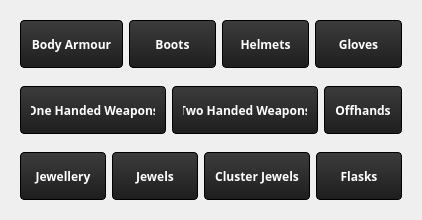
<?xml version="1.0" encoding="UTF-8"?>
<ui version="4.0">
 <class>wizard_base_groups_page</class>
 <widget class="QWizardPage" name="wizard_base_groups_page">
  <property name="geometry">
   <rect>
    <x>0</x>
    <y>0</y>
    <width>418</width>
    <height>216</height>
   </rect>
  </property>
  <property name="windowTitle">
   <string>WizardPage</string>
  </property>
  <layout class="QVBoxLayout" name="verticalLayout">
   <item>
    <widget class="QWidget" name="base_group_btns_container" native="true">
     <property name="minimumSize">
      <size>
       <width>400</width>
       <height>0</height>
      </size>
     </property>
     <property name="styleSheet">
      <string notr="true">QWidget {
border-image: none;
}
QPushButton {
                border: 1px solid #000;
                  border-top-width: 1px;
                   border-right-width: 1px;
                   border-bottom-width: 1px;
                   border-left-width: 1px;
                   border-top-style: solid;
                 border-right-style: solid;
                  border-bottom-style: solid;
                   border-left-style: solid;
                   border-top-color: rgb(0, 0, 0);
                  border-right-color: rgb(0, 0, 0);
                   border-bottom-color: rgb(0, 0, 0);
                   border-left-color: rgb(0, 0, 0);
                  border-image-source: initial;
                  border-image-slice: initial;
                  border-image-width: initial;
                  border-image-outset: initial;
                border-image-repeat: initial;
                border-radius: 4px;
                background-color: qlineargradient(x1: 0, y1: 1, x2: 0, y2: 0, stop: 0 #1e1e1e, stop: 1 #3c3c3c);
                border-image: none;
              color: #FFF;
               text-shadow: 1px 1px #000;
               box-shadow: inset 0 1px 1px #666, 0 1px 2px rgba(0,0,0,0.31);
                font-family: Open Sans;
                font-size: 12px;
               font-weight: bold;
               height: 36px;
                line-height: 36px;
                text-align: center;
				margin: 0px;
           }
            QPushButton::hover {
                background-color: qlineargradient(x1: 0, y1: 0, x2: 0 y2: 1,
                                                 stop: 0 #2d2d2d, stop: 1 #4b4b4b);
           }
            QPushButton::pressed {
                background-color: qlineargradient(x1: 0, y1: 0, x2: 0, y2: 1,
                                                  stop: 0 #4b4b4b, stop: 1 #2d2d2d);
            }
			QPushButton::checked {
				background-color: qlineargradient(x1: 0, y1: 0, x2: 0 y2: 1,
                                                 stop: 0 #2d2d2d, stop: 1 #4b4b4b);
				border: 5px inset #FFF;
				box-shadow: none;
			}
            QPushButton::flat {
                border: none;
}</string>
     </property>
     <layout class="QVBoxLayout" name="verticalLayout_5">
      <property name="spacing">
       <number>0</number>
      </property>
      <property name="leftMargin">
       <number>0</number>
      </property>
      <property name="topMargin">
       <number>0</number>
      </property>
      <property name="rightMargin">
       <number>0</number>
      </property>
      <property name="bottomMargin">
       <number>0</number>
      </property>
      <item>
       <widget class="QWidget" name="base_group_btns_row1" native="true">
        <layout class="QHBoxLayout" name="horizontalLayout_3">
         <item>
          <widget class="QPushButton" name="body_armour_btn">
           <property name="sizePolicy">
            <sizepolicy hsizetype="Preferred" vsizetype="Preferred">
             <horstretch>0</horstretch>
             <verstretch>0</verstretch>
            </sizepolicy>
           </property>
           <property name="styleSheet">
            <string notr="true">QPushButton {
                border: 1px solid #000;
                border-radius: 4px;
                background-color: qlineargradient(x1: 0, y1: 1, x2: 0, y2: 0, stop: 0 #1e1e1e, stop: 1 #3c3c3c);
                border-image: none;
              color: #FFF;
               box-shadow: inset 0 1px 1px #666, 0 1px 2px rgba(0,0,0,0.31);
                font-family: Open Sans;
                font-size: 12px;
               font-weight: bold;
               height: 36px;
                line-height: 36px;
                text-align: center;
				margin: 0px;
				padding: 5px 10px;
				cursor: pointer;
				text-shadow: 1px 1px #000;
				vertical-align: top;
           }
            QPushButton::hover {         
	background-color: qlineargradient(x1:0, y1:0, x2:0, y2:1, stop:0 rgba(30, 30, 30, 1), stop:1 rgba(75, 75, 75, 1));
           }
            QPushButton::pressed {
                
	background-color: qlineargradient(x1:0, y1:0, x2:0, y2:1, stop:0 rgba(221, 204, 153, 1), stop:1 rgba(255, 238, 187, 255));
            }
			QPushButton::checked {
				background-color: qlineargradient(x1:0, y1:0, x2:0, y2:1, stop:0 rgba(221, 204, 153, 1), stop:1 rgba(255, 238, 187, 255));
				color: #332211;
text-shadow: 1px 1px #FFF;
box-shadow: inset 0 1px 1px #BBB, 0 1px 2px rgba(0,0,0,0.31);
font-weight: bold;
			}
            QPushButton::flat {
                border: none;
}</string>
           </property>
           <property name="text">
            <string>Body Armour</string>
           </property>
           <property name="checkable">
            <bool>true</bool>
           </property>
          </widget>
         </item>
         <item>
          <widget class="QPushButton" name="boots_btn">
           <property name="sizePolicy">
            <sizepolicy hsizetype="Preferred" vsizetype="Preferred">
             <horstretch>0</horstretch>
             <verstretch>0</verstretch>
            </sizepolicy>
           </property>
           <property name="styleSheet">
            <string notr="true">QPushButton {
                border: 1px solid #000;
                border-radius: 4px;
                background-color: qlineargradient(x1: 0, y1: 1, x2: 0, y2: 0, stop: 0 #1e1e1e, stop: 1 #3c3c3c);
                border-image: none;
              color: #FFF;
               box-shadow: inset 0 1px 1px #666, 0 1px 2px rgba(0,0,0,0.31);
                font-family: Open Sans;
                font-size: 12px;
               font-weight: bold;
               height: 36px;
                line-height: 36px;
                text-align: center;
				margin: 0px;
				padding: 5px 10px;
				cursor: pointer;
				text-shadow: 1px 1px #000;
				vertical-align: top;
           }
            QPushButton::hover {         
	background-color: qlineargradient(x1:0, y1:0, x2:0, y2:1, stop:0 rgba(30, 30, 30, 1), stop:1 rgba(75, 75, 75, 1));
           }
            QPushButton::pressed {
                
	background-color: qlineargradient(x1:0, y1:0, x2:0, y2:1, stop:0 rgba(221, 204, 153, 1), stop:1 rgba(255, 238, 187, 255));
            }
			QPushButton::checked {
				background-color: qlineargradient(x1:0, y1:0, x2:0, y2:1, stop:0 rgba(221, 204, 153, 1), stop:1 rgba(255, 238, 187, 255));
				color: #332211;
text-shadow: 1px 1px #FFF;
box-shadow: inset 0 1px 1px #BBB, 0 1px 2px rgba(0,0,0,0.31);
font-weight: bold;
			}
            QPushButton::flat {
                border: none;
}</string>
           </property>
           <property name="text">
            <string>Boots</string>
           </property>
           <property name="checkable">
            <bool>true</bool>
           </property>
          </widget>
         </item>
         <item>
          <widget class="QPushButton" name="helmets_btn">
           <property name="sizePolicy">
            <sizepolicy hsizetype="Preferred" vsizetype="Preferred">
             <horstretch>0</horstretch>
             <verstretch>0</verstretch>
            </sizepolicy>
           </property>
           <property name="styleSheet">
            <string notr="true">QPushButton {
                border: 1px solid #000;
                border-radius: 4px;
                background-color: qlineargradient(x1: 0, y1: 1, x2: 0, y2: 0, stop: 0 #1e1e1e, stop: 1 #3c3c3c);
                border-image: none;
              color: #FFF;
               box-shadow: inset 0 1px 1px #666, 0 1px 2px rgba(0,0,0,0.31);
                font-family: Open Sans;
                font-size: 12px;
               font-weight: bold;
               height: 36px;
                line-height: 36px;
                text-align: center;
				margin: 0px;
				padding: 5px 10px;
				cursor: pointer;
				text-shadow: 1px 1px #000;
				vertical-align: top;
           }
            QPushButton::hover {         
	background-color: qlineargradient(x1:0, y1:0, x2:0, y2:1, stop:0 rgba(30, 30, 30, 1), stop:1 rgba(75, 75, 75, 1));
           }
            QPushButton::pressed {
                
	background-color: qlineargradient(x1:0, y1:0, x2:0, y2:1, stop:0 rgba(221, 204, 153, 1), stop:1 rgba(255, 238, 187, 255));
            }
			QPushButton::checked {
				background-color: qlineargradient(x1:0, y1:0, x2:0, y2:1, stop:0 rgba(221, 204, 153, 1), stop:1 rgba(255, 238, 187, 255));
				color: #332211;
text-shadow: 1px 1px #FFF;
box-shadow: inset 0 1px 1px #BBB, 0 1px 2px rgba(0,0,0,0.31);
font-weight: bold;
			}
            QPushButton::flat {
                border: none;
}</string>
           </property>
           <property name="text">
            <string>Helmets</string>
           </property>
           <property name="checkable">
            <bool>true</bool>
           </property>
          </widget>
         </item>
         <item>
          <widget class="QPushButton" name="gloves_btn">
           <property name="sizePolicy">
            <sizepolicy hsizetype="Preferred" vsizetype="Preferred">
             <horstretch>0</horstretch>
             <verstretch>0</verstretch>
            </sizepolicy>
           </property>
           <property name="styleSheet">
            <string notr="true">QPushButton {
                border: 1px solid #000;
                border-radius: 4px;
                background-color: qlineargradient(x1: 0, y1: 1, x2: 0, y2: 0, stop: 0 #1e1e1e, stop: 1 #3c3c3c);
                border-image: none;
              color: #FFF;
               box-shadow: inset 0 1px 1px #666, 0 1px 2px rgba(0,0,0,0.31);
                font-family: Open Sans;
                font-size: 12px;
               font-weight: bold;
               height: 36px;
                line-height: 36px;
                text-align: center;
				margin: 0px;
				padding: 5px 10px;
				cursor: pointer;
				text-shadow: 1px 1px #000;
				vertical-align: top;
           }
            QPushButton::hover {         
	background-color: qlineargradient(x1:0, y1:0, x2:0, y2:1, stop:0 rgba(30, 30, 30, 1), stop:1 rgba(75, 75, 75, 1));
           }
            QPushButton::pressed {
                
	background-color: qlineargradient(x1:0, y1:0, x2:0, y2:1, stop:0 rgba(221, 204, 153, 1), stop:1 rgba(255, 238, 187, 255));
            }
			QPushButton::checked {
				background-color: qlineargradient(x1:0, y1:0, x2:0, y2:1, stop:0 rgba(221, 204, 153, 1), stop:1 rgba(255, 238, 187, 255));
				color: #332211;
text-shadow: 1px 1px #FFF;
box-shadow: inset 0 1px 1px #BBB, 0 1px 2px rgba(0,0,0,0.31);
font-weight: bold;
			}
            QPushButton::flat {
                border: none;
}</string>
           </property>
           <property name="text">
            <string>Gloves</string>
           </property>
           <property name="checkable">
            <bool>true</bool>
           </property>
          </widget>
         </item>
        </layout>
       </widget>
      </item>
      <item alignment="Qt::AlignHCenter">
       <widget class="QWidget" name="base_group_btns_row2" native="true">
        <property name="sizePolicy">
         <sizepolicy hsizetype="Preferred" vsizetype="Preferred">
          <horstretch>0</horstretch>
          <verstretch>0</verstretch>
         </sizepolicy>
        </property>
        <layout class="QHBoxLayout" name="horizontalLayout_4">
         <item>
          <widget class="QPushButton" name="one_handed_weapons_btn">
           <property name="sizePolicy">
            <sizepolicy hsizetype="Preferred" vsizetype="Preferred">
             <horstretch>0</horstretch>
             <verstretch>0</verstretch>
            </sizepolicy>
           </property>
           <property name="styleSheet">
            <string notr="true">QPushButton {
                border: 1px solid #000;
                border-radius: 4px;
                background-color: qlineargradient(x1: 0, y1: 1, x2: 0, y2: 0, stop: 0 #1e1e1e, stop: 1 #3c3c3c);
                border-image: none;
              color: #FFF;
               box-shadow: inset 0 1px 1px #666, 0 1px 2px rgba(0,0,0,0.31);
                font-family: Open Sans;
                font-size: 12px;
               font-weight: bold;
               height: 36px;
                line-height: 36px;
                text-align: center;
				margin: 0px;
				padding: 5px 10px;
				cursor: pointer;
				text-shadow: 1px 1px #000;
				vertical-align: top;
           }
            QPushButton::hover {         
	background-color: qlineargradient(x1:0, y1:0, x2:0, y2:1, stop:0 rgba(30, 30, 30, 1), stop:1 rgba(75, 75, 75, 1));
           }
            QPushButton::pressed {
                
	background-color: qlineargradient(x1:0, y1:0, x2:0, y2:1, stop:0 rgba(221, 204, 153, 1), stop:1 rgba(255, 238, 187, 255));
            }
			QPushButton::checked {
				background-color: qlineargradient(x1:0, y1:0, x2:0, y2:1, stop:0 rgba(221, 204, 153, 1), stop:1 rgba(255, 238, 187, 255));
				color: #332211;
text-shadow: 1px 1px #FFF;
box-shadow: inset 0 1px 1px #BBB, 0 1px 2px rgba(0,0,0,0.31);
font-weight: bold;
			}
            QPushButton::flat {
                border: none;
}</string>
           </property>
           <property name="text">
            <string>One Handed Weapons</string>
           </property>
           <property name="checkable">
            <bool>true</bool>
           </property>
          </widget>
         </item>
         <item>
          <widget class="QPushButton" name="two_handed_weapons_btn">
           <property name="sizePolicy">
            <sizepolicy hsizetype="Minimum" vsizetype="Preferred">
             <horstretch>0</horstretch>
             <verstretch>0</verstretch>
            </sizepolicy>
           </property>
           <property name="styleSheet">
            <string notr="true">QPushButton {
                border: 1px solid #000;
                border-radius: 4px;
                background-color: qlineargradient(x1: 0, y1: 1, x2: 0, y2: 0, stop: 0 #1e1e1e, stop: 1 #3c3c3c);
                border-image: none;
              color: #FFF;
               box-shadow: inset 0 1px 1px #666, 0 1px 2px rgba(0,0,0,0.31);
                font-family: Open Sans;
                font-size: 12px;
               font-weight: bold;
               height: 36px;
                line-height: 36px;
                text-align: center;
				margin: 0px;
				padding: 5px 10px;
				cursor: pointer;
				text-shadow: 1px 1px #000;
				vertical-align: top;
           }
            QPushButton::hover {         
	background-color: qlineargradient(x1:0, y1:0, x2:0, y2:1, stop:0 rgba(30, 30, 30, 1), stop:1 rgba(75, 75, 75, 1));
           }
            QPushButton::pressed {
                
	background-color: qlineargradient(x1:0, y1:0, x2:0, y2:1, stop:0 rgba(221, 204, 153, 1), stop:1 rgba(255, 238, 187, 255));
            }
			QPushButton::checked {
				background-color: qlineargradient(x1:0, y1:0, x2:0, y2:1, stop:0 rgba(221, 204, 153, 1), stop:1 rgba(255, 238, 187, 255));
				color: #332211;
text-shadow: 1px 1px #FFF;
box-shadow: inset 0 1px 1px #BBB, 0 1px 2px rgba(0,0,0,0.31);
font-weight: bold;
			}
            QPushButton::flat {
                border: none;
}</string>
           </property>
           <property name="text">
            <string>Two Handed Weapons</string>
           </property>
           <property name="checkable">
            <bool>true</bool>
           </property>
          </widget>
         </item>
         <item>
          <widget class="QPushButton" name="offhands_btn">
           <property name="sizePolicy">
            <sizepolicy hsizetype="Minimum" vsizetype="Preferred">
             <horstretch>0</horstretch>
             <verstretch>0</verstretch>
            </sizepolicy>
           </property>
           <property name="styleSheet">
            <string notr="true">QPushButton {
                border: 1px solid #000;
                border-radius: 4px;
                background-color: qlineargradient(x1: 0, y1: 1, x2: 0, y2: 0, stop: 0 #1e1e1e, stop: 1 #3c3c3c);
                border-image: none;
              color: #FFF;
               box-shadow: inset 0 1px 1px #666, 0 1px 2px rgba(0,0,0,0.31);
                font-family: Open Sans;
                font-size: 12px;
               font-weight: bold;
               height: 36px;
                line-height: 36px;
                text-align: center;
				margin: 0px;
				padding: 5px 10px;
				cursor: pointer;
				text-shadow: 1px 1px #000;
				vertical-align: top;
           }
            QPushButton::hover {         
	background-color: qlineargradient(x1:0, y1:0, x2:0, y2:1, stop:0 rgba(30, 30, 30, 1), stop:1 rgba(75, 75, 75, 1));
           }
            QPushButton::pressed {
                
	background-color: qlineargradient(x1:0, y1:0, x2:0, y2:1, stop:0 rgba(221, 204, 153, 1), stop:1 rgba(255, 238, 187, 255));
            }
			QPushButton::checked {
				background-color: qlineargradient(x1:0, y1:0, x2:0, y2:1, stop:0 rgba(221, 204, 153, 1), stop:1 rgba(255, 238, 187, 255));
				color: #332211;
text-shadow: 1px 1px #FFF;
box-shadow: inset 0 1px 1px #BBB, 0 1px 2px rgba(0,0,0,0.31);
font-weight: bold;
			}
            QPushButton::flat {
                border: none;
}</string>
           </property>
           <property name="text">
            <string>Offhands</string>
           </property>
           <property name="checkable">
            <bool>true</bool>
           </property>
          </widget>
         </item>
        </layout>
       </widget>
      </item>
      <item>
       <widget class="QWidget" name="base_group_btns_row3" native="true">
        <property name="sizePolicy">
         <sizepolicy hsizetype="Preferred" vsizetype="Preferred">
          <horstretch>0</horstretch>
          <verstretch>0</verstretch>
         </sizepolicy>
        </property>
        <layout class="QHBoxLayout" name="horizontalLayout_2">
         <item>
          <widget class="QPushButton" name="jewellery_btn">
           <property name="sizePolicy">
            <sizepolicy hsizetype="Preferred" vsizetype="Preferred">
             <horstretch>0</horstretch>
             <verstretch>0</verstretch>
            </sizepolicy>
           </property>
           <property name="styleSheet">
            <string notr="true">QPushButton {
                border: 1px solid #000;
                border-radius: 4px;
                background-color: qlineargradient(x1: 0, y1: 1, x2: 0, y2: 0, stop: 0 #1e1e1e, stop: 1 #3c3c3c);
                border-image: none;
              color: #FFF;
               box-shadow: inset 0 1px 1px #666, 0 1px 2px rgba(0,0,0,0.31);
                font-family: Open Sans;
                font-size: 12px;
               font-weight: bold;
               height: 36px;
                line-height: 36px;
                text-align: center;
				margin: 0px;
				padding: 5px 10px;
				cursor: pointer;
				text-shadow: 1px 1px #000;
				vertical-align: top;
           }
            QPushButton::hover {         
	background-color: qlineargradient(x1:0, y1:0, x2:0, y2:1, stop:0 rgba(30, 30, 30, 1), stop:1 rgba(75, 75, 75, 1));
           }
            QPushButton::pressed {
                
	background-color: qlineargradient(x1:0, y1:0, x2:0, y2:1, stop:0 rgba(221, 204, 153, 1), stop:1 rgba(255, 238, 187, 255));
            }
			QPushButton::checked {
				background-color: qlineargradient(x1:0, y1:0, x2:0, y2:1, stop:0 rgba(221, 204, 153, 1), stop:1 rgba(255, 238, 187, 255));
				color: #332211;
text-shadow: 1px 1px #FFF;
box-shadow: inset 0 1px 1px #BBB, 0 1px 2px rgba(0,0,0,0.31);
font-weight: bold;
			}
            QPushButton::flat {
                border: none;
}</string>
           </property>
           <property name="text">
            <string>Jewellery</string>
           </property>
           <property name="checkable">
            <bool>true</bool>
           </property>
          </widget>
         </item>
         <item>
          <widget class="QPushButton" name="jewels_btn">
           <property name="sizePolicy">
            <sizepolicy hsizetype="Preferred" vsizetype="Preferred">
             <horstretch>0</horstretch>
             <verstretch>0</verstretch>
            </sizepolicy>
           </property>
           <property name="styleSheet">
            <string notr="true">QPushButton {
                border: 1px solid #000;
                border-radius: 4px;
                background-color: qlineargradient(x1: 0, y1: 1, x2: 0, y2: 0, stop: 0 #1e1e1e, stop: 1 #3c3c3c);
                border-image: none;
              color: #FFF;
               box-shadow: inset 0 1px 1px #666, 0 1px 2px rgba(0,0,0,0.31);
                font-family: Open Sans;
                font-size: 12px;
               font-weight: bold;
               height: 36px;
                line-height: 36px;
                text-align: center;
				margin: 0px;
				padding: 5px 10px;
				cursor: pointer;
				text-shadow: 1px 1px #000;
				vertical-align: top;
           }
            QPushButton::hover {         
	background-color: qlineargradient(x1:0, y1:0, x2:0, y2:1, stop:0 rgba(30, 30, 30, 1), stop:1 rgba(75, 75, 75, 1));
           }
            QPushButton::pressed {
                
	background-color: qlineargradient(x1:0, y1:0, x2:0, y2:1, stop:0 rgba(221, 204, 153, 1), stop:1 rgba(255, 238, 187, 255));
            }
			QPushButton::checked {
				background-color: qlineargradient(x1:0, y1:0, x2:0, y2:1, stop:0 rgba(221, 204, 153, 1), stop:1 rgba(255, 238, 187, 255));
				color: #332211;
text-shadow: 1px 1px #FFF;
box-shadow: inset 0 1px 1px #BBB, 0 1px 2px rgba(0,0,0,0.31);
font-weight: bold;
			}
            QPushButton::flat {
                border: none;
}</string>
           </property>
           <property name="text">
            <string>Jewels</string>
           </property>
           <property name="checkable">
            <bool>true</bool>
           </property>
           <property name="checked">
            <bool>false</bool>
           </property>
          </widget>
         </item>
         <item>
          <widget class="QPushButton" name="cluster_jewels_btn">
           <property name="sizePolicy">
            <sizepolicy hsizetype="Preferred" vsizetype="Preferred">
             <horstretch>0</horstretch>
             <verstretch>0</verstretch>
            </sizepolicy>
           </property>
           <property name="styleSheet">
            <string notr="true">QPushButton {
                border: 1px solid #000;
                border-radius: 4px;
                background-color: qlineargradient(x1: 0, y1: 1, x2: 0, y2: 0, stop: 0 #1e1e1e, stop: 1 #3c3c3c);
                border-image: none;
              color: #FFF;
               box-shadow: inset 0 1px 1px #666, 0 1px 2px rgba(0,0,0,0.31);
                font-family: Open Sans;
                font-size: 12px;
               font-weight: bold;
               height: 36px;
                line-height: 36px;
                text-align: center;
				margin: 0px;
				padding: 5px 10px;
				cursor: pointer;
				text-shadow: 1px 1px #000;
				vertical-align: top;
           }
            QPushButton::hover {         
	background-color: qlineargradient(x1:0, y1:0, x2:0, y2:1, stop:0 rgba(30, 30, 30, 1), stop:1 rgba(75, 75, 75, 1));
           }
            QPushButton::pressed {
                
	background-color: qlineargradient(x1:0, y1:0, x2:0, y2:1, stop:0 rgba(221, 204, 153, 1), stop:1 rgba(255, 238, 187, 255));
            }
			QPushButton::checked {
				background-color: qlineargradient(x1:0, y1:0, x2:0, y2:1, stop:0 rgba(221, 204, 153, 1), stop:1 rgba(255, 238, 187, 255));
				color: #332211;
text-shadow: 1px 1px #FFF;
box-shadow: inset 0 1px 1px #BBB, 0 1px 2px rgba(0,0,0,0.31);
font-weight: bold;
			}
            QPushButton::flat {
                border: none;
}</string>
           </property>
           <property name="text">
            <string>Cluster Jewels</string>
           </property>
           <property name="checkable">
            <bool>true</bool>
           </property>
          </widget>
         </item>
         <item>
          <widget class="QPushButton" name="flasks_btn">
           <property name="sizePolicy">
            <sizepolicy hsizetype="Preferred" vsizetype="Preferred">
             <horstretch>0</horstretch>
             <verstretch>0</verstretch>
            </sizepolicy>
           </property>
           <property name="styleSheet">
            <string notr="true">QPushButton {
                border: 1px solid #000;
                border-radius: 4px;
                background-color: qlineargradient(x1: 0, y1: 1, x2: 0, y2: 0, stop: 0 #1e1e1e, stop: 1 #3c3c3c);
                border-image: none;
              color: #FFF;
               box-shadow: inset 0 1px 1px #666, 0 1px 2px rgba(0,0,0,0.31);
                font-family: Open Sans;
                font-size: 12px;
               font-weight: bold;
               height: 36px;
                line-height: 36px;
                text-align: center;
				margin: 0px;
				padding: 5px 10px;
				cursor: pointer;
				text-shadow: 1px 1px #000;
				vertical-align: top;
           }
            QPushButton::hover {         
	background-color: qlineargradient(x1:0, y1:0, x2:0, y2:1, stop:0 rgba(30, 30, 30, 1), stop:1 rgba(75, 75, 75, 1));
           }
            QPushButton::pressed {
                
	background-color: qlineargradient(x1:0, y1:0, x2:0, y2:1, stop:0 rgba(221, 204, 153, 1), stop:1 rgba(255, 238, 187, 255));
            }
			QPushButton::checked {
				background-color: qlineargradient(x1:0, y1:0, x2:0, y2:1, stop:0 rgba(221, 204, 153, 1), stop:1 rgba(255, 238, 187, 255));
				color: #332211;
text-shadow: 1px 1px #FFF;
box-shadow: inset 0 1px 1px #BBB, 0 1px 2px rgba(0,0,0,0.31);
font-weight: bold;
			}
            QPushButton::flat {
                border: none;
}</string>
           </property>
           <property name="text">
            <string>Flasks</string>
           </property>
           <property name="checkable">
            <bool>true</bool>
           </property>
          </widget>
         </item>
        </layout>
       </widget>
      </item>
     </layout>
    </widget>
   </item>
  </layout>
 </widget>
 <resources/>
 <connections/>
</ui>
